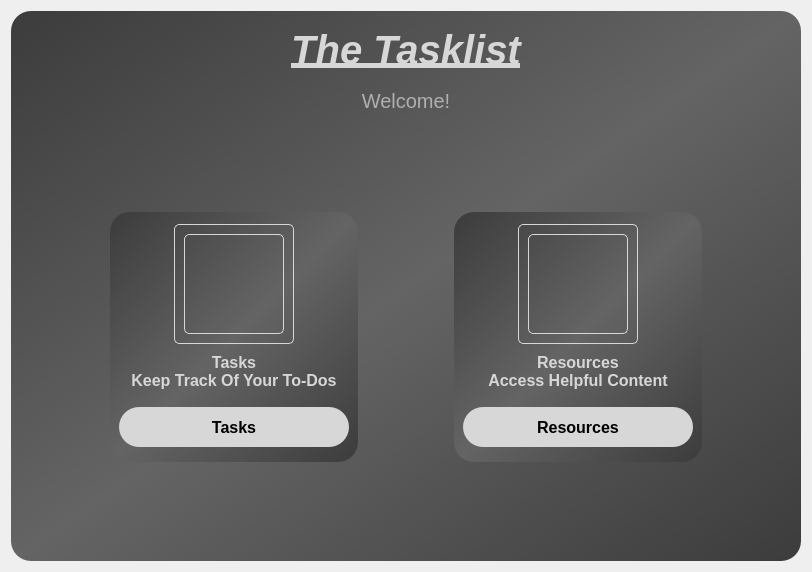
      <widget class="QWidget" name="StartUpPage">
       <layout class="QVBoxLayout" name="verticalLayout_2">
        <item>
         <widget class="QFrame" name="StartUpPageBG">
          <property name="enabled">
           <bool>true</bool>
          </property>
          <property name="sizePolicy">
           <sizepolicy hsizetype="Expanding" vsizetype="Expanding">
            <horstretch>0</horstretch>
            <verstretch>0</verstretch>
           </sizepolicy>
          </property>
          <property name="styleSheet">
           <string notr="true">background-color: rgb(118, 118, 118);
border-radius: 20px;
background-color: qlineargradient(spread:reflect, x1:0.5, y1:0.5, x2:0, y2:0, stop:0 rgba(100, 100, 100, 255), stop:1 rgba(60, 60, 60, 255));</string>
          </property>
          <property name="frameShape">
           <enum>QFrame::StyledPanel</enum>
          </property>
          <property name="frameShadow">
           <enum>QFrame::Raised</enum>
          </property>
          <layout class="QVBoxLayout" name="verticalLayout_4">
           <item>
            <widget class="QLabel" name="AppNameLabel">
             <property name="sizePolicy">
              <sizepolicy hsizetype="Expanding" vsizetype="Fixed">
               <horstretch>0</horstretch>
               <verstretch>0</verstretch>
              </sizepolicy>
             </property>
             <property name="minimumSize">
              <size>
               <width>0</width>
               <height>60</height>
              </size>
             </property>
             <property name="baseSize">
              <size>
               <width>0</width>
               <height>0</height>
              </size>
             </property>
             <property name="font">
              <font>
               <pointsize>30</pointsize>
               <italic>true</italic>
               <bold>true</bold>
               <underline>true</underline>
               <kerning>true</kerning>
              </font>
             </property>
             <property name="autoFillBackground">
              <bool>false</bool>
             </property>
             <property name="styleSheet">
              <string notr="true">background-color: transparent;
color: rgb(215, 215, 215);</string>
             </property>
             <property name="text">
              <string>The Tasklist</string>
             </property>
             <property name="scaledContents">
              <bool>true</bool>
             </property>
             <property name="alignment">
              <set>Qt::AlignCenter</set>
             </property>
            </widget>
           </item>
           <item>
            <widget class="QLabel" name="WelcomeLabel">
             <property name="enabled">
              <bool>true</bool>
             </property>
             <property name="sizePolicy">
              <sizepolicy hsizetype="Expanding" vsizetype="Fixed">
               <horstretch>0</horstretch>
               <verstretch>0</verstretch>
              </sizepolicy>
             </property>
             <property name="minimumSize">
              <size>
               <width>0</width>
               <height>30</height>
              </size>
             </property>
             <property name="baseSize">
              <size>
               <width>0</width>
               <height>0</height>
              </size>
             </property>
             <property name="font">
              <font>
               <pointsize>15</pointsize>
               <italic>false</italic>
               <bold>false</bold>
               <underline>false</underline>
               <kerning>true</kerning>
              </font>
             </property>
             <property name="styleSheet">
              <string notr="true">background-color: transparent;
color: rgb(175, 175, 175);</string>
             </property>
             <property name="text">
              <string>Welcome!</string>
             </property>
             <property name="scaledContents">
              <bool>true</bool>
             </property>
             <property name="alignment">
              <set>Qt::AlignCenter</set>
             </property>
            </widget>
           </item>
           <item>
            <layout class="QHBoxLayout" name="HLayoutContent">
             <item>
              <spacer name="horizontalSpacer">
               <property name="orientation">
                <enum>Qt::Horizontal</enum>
               </property>
               <property name="sizeType">
                <enum>QSizePolicy::Fixed</enum>
               </property>
               <property name="sizeHint" stdset="0">
                <size>
                 <width>90</width>
                 <height>20</height>
                </size>
               </property>
              </spacer>
             </item>
             <item>
              <layout class="QVBoxLayout" name="VLayoutTasks">
               <item>
                <spacer name="verticalSpacer_21">
                 <property name="orientation">
                  <enum>Qt::Vertical</enum>
                 </property>
                 <property name="sizeType">
                  <enum>QSizePolicy::MinimumExpanding</enum>
                 </property>
                 <property name="sizeHint" stdset="0">
                  <size>
                   <width>20</width>
                   <height>90</height>
                  </size>
                 </property>
                </spacer>
               </item>
               <item>
                <widget class="QFrame" name="TasksBackground">
                 <property name="sizePolicy">
                  <sizepolicy hsizetype="Expanding" vsizetype="Expanding">
                   <horstretch>0</horstretch>
                   <verstretch>0</verstretch>
                  </sizepolicy>
                 </property>
                 <property name="minimumSize">
                  <size>
                   <width>0</width>
                   <height>250</height>
                  </size>
                 </property>
                 <property name="styleSheet">
                  <string notr="true">QFrame#TasksBackground
{
	background-color: rgb(70,70,70);

	border-width: 2px;
	border-radius: 20px;
	border-color: rgb(215, 215, 215);
	border-style: solid;
};</string>
                 </property>
                 <property name="frameShape">
                  <enum>QFrame::StyledPanel</enum>
                 </property>
                 <property name="frameShadow">
                  <enum>QFrame::Raised</enum>
                 </property>
                 <layout class="QVBoxLayout" name="verticalLayout_9">
                  <item alignment="Qt::AlignHCenter">
                   <widget class="QFrame" name="TasksImg">
                    <property name="sizePolicy">
                     <sizepolicy hsizetype="Fixed" vsizetype="Fixed">
                      <horstretch>0</horstretch>
                      <verstretch>0</verstretch>
                     </sizepolicy>
                    </property>
                    <property name="minimumSize">
                     <size>
                      <width>120</width>
                      <height>120</height>
                     </size>
                    </property>
                    <property name="layoutDirection">
                     <enum>Qt::LeftToRight</enum>
                    </property>
                    <property name="autoFillBackground">
                     <bool>false</bool>
                    </property>
                    <property name="styleSheet">
                     <string notr="true">background-color: transparent;

border-width: 1px;
border-radius: 5px;
border-color: rgb(215, 215, 215);
border-style: solid;</string>
                    </property>
                    <property name="frameShape">
                     <enum>QFrame::StyledPanel</enum>
                    </property>
                    <property name="frameShadow">
                     <enum>QFrame::Raised</enum>
                    </property>
                    <layout class="QVBoxLayout" name="verticalLayout_5">
                     <item>
                      <widget class="QLabel" name="TaskLogo">
                       <property name="autoFillBackground">
                        <bool>false</bool>
                       </property>
                       <property name="text">
                        <string/>
                       </property>
                       <property name="pixmap">
                        <pixmap resource="Resources.qrc">:/icons/Images/TempIcon.png</pixmap>
                       </property>
                       <property name="alignment">
                        <set>Qt::AlignCenter</set>
                       </property>
                      </widget>
                     </item>
                    </layout>
                   </widget>
                  </item>
                  <item alignment="Qt::AlignHCenter">
                   <widget class="QLabel" name="TasksDesc">
                    <property name="sizePolicy">
                     <sizepolicy hsizetype="Fixed" vsizetype="Fixed">
                      <horstretch>0</horstretch>
                      <verstretch>0</verstretch>
                     </sizepolicy>
                    </property>
                    <property name="minimumSize">
                     <size>
                      <width>230</width>
                      <height>45</height>
                     </size>
                    </property>
                    <property name="font">
                     <font>
                      <pointsize>12</pointsize>
                      <bold>true</bold>
                     </font>
                    </property>
                    <property name="styleSheet">
                     <string notr="true">background-color: transparent;
color: rgb(215, 215, 215);</string>
                    </property>
                    <property name="text">
                     <string>Tasks
Keep Track Of Your To-Dos</string>
                    </property>
                    <property name="scaledContents">
                     <bool>false</bool>
                    </property>
                    <property name="alignment">
                     <set>Qt::AlignHCenter|Qt::AlignTop</set>
                    </property>
                    <property name="wordWrap">
                     <bool>false</bool>
                    </property>
                   </widget>
                  </item>
                  <item>
                   <widget class="QPushButton" name="TasksButton">
                    <property name="sizePolicy">
                     <sizepolicy hsizetype="MinimumExpanding" vsizetype="Fixed">
                      <horstretch>0</horstretch>
                      <verstretch>0</verstretch>
                     </sizepolicy>
                    </property>
                    <property name="minimumSize">
                     <size>
                      <width>80</width>
                      <height>40</height>
                     </size>
                    </property>
                    <property name="font">
                     <font>
                      <pointsize>12</pointsize>
                      <bold>true</bold>
                     </font>
                    </property>
                    <property name="cursor">
                     <cursorShape>PointingHandCursor</cursorShape>
                    </property>
                    <property name="styleSheet">
                     <string notr="true">QPushButton#TasksButton
{
	background-color: rgb(215, 215, 215);
	color: dark-gray;
}

QPushButton:hover#TasksButton
{
	background-color: rgb(180, 180, 180);
}</string>
                    </property>
                    <property name="text">
                     <string>Tasks</string>
                    </property>
                   </widget>
                  </item>
                 </layout>
                </widget>
               </item>
               <item>
                <spacer name="verticalSpacer_22">
                 <property name="orientation">
                  <enum>Qt::Vertical</enum>
                 </property>
                 <property name="sizeType">
                  <enum>QSizePolicy::MinimumExpanding</enum>
                 </property>
                 <property name="sizeHint" stdset="0">
                  <size>
                   <width>20</width>
                   <height>90</height>
                  </size>
                 </property>
                </spacer>
               </item>
              </layout>
             </item>
             <item>
              <spacer name="horizontalSpacer_2">
               <property name="orientation">
                <enum>Qt::Horizontal</enum>
               </property>
               <property name="sizeType">
                <enum>QSizePolicy::Preferred</enum>
               </property>
               <property name="sizeHint" stdset="0">
                <size>
                 <width>90</width>
                 <height>20</height>
                </size>
               </property>
              </spacer>
             </item>
             <item>
              <layout class="QVBoxLayout" name="VLayoutResources">
               <item>
                <spacer name="verticalSpacer_3">
                 <property name="orientation">
                  <enum>Qt::Vertical</enum>
                 </property>
                 <property name="sizeType">
                  <enum>QSizePolicy::MinimumExpanding</enum>
                 </property>
                 <property name="sizeHint" stdset="0">
                  <size>
                   <width>20</width>
                   <height>90</height>
                  </size>
                 </property>
                </spacer>
               </item>
               <item>
                <widget class="QFrame" name="ResourcesBackground">
                 <property name="sizePolicy">
                  <sizepolicy hsizetype="Expanding" vsizetype="Expanding">
                   <horstretch>0</horstretch>
                   <verstretch>0</verstretch>
                  </sizepolicy>
                 </property>
                 <property name="minimumSize">
                  <size>
                   <width>0</width>
                   <height>250</height>
                  </size>
                 </property>
                 <property name="styleSheet">
                  <string notr="true">QFrame#ResourcesBackground
{
	background-color: rgb(70,70,70);

	border-width: 2px;
	border-radius: 20px;
	border-color: rgb(215, 215, 215);
	border-style: solid;
};</string>
                 </property>
                 <property name="frameShape">
                  <enum>QFrame::StyledPanel</enum>
                 </property>
                 <property name="frameShadow">
                  <enum>QFrame::Raised</enum>
                 </property>
                 <layout class="QVBoxLayout" name="verticalLayout_10">
                  <item alignment="Qt::AlignHCenter">
                   <widget class="QFrame" name="ResourcesImg">
                    <property name="sizePolicy">
                     <sizepolicy hsizetype="Fixed" vsizetype="Fixed">
                      <horstretch>0</horstretch>
                      <verstretch>0</verstretch>
                     </sizepolicy>
                    </property>
                    <property name="minimumSize">
                     <size>
                      <width>120</width>
                      <height>120</height>
                     </size>
                    </property>
                    <property name="styleSheet">
                     <string notr="true">background-color: transparent;

border-width: 1px;
border-radius: 5px;
border-color: rgb(215, 215, 215);
border-style: solid;</string>
                    </property>
                    <property name="frameShape">
                     <enum>QFrame::Box</enum>
                    </property>
                    <property name="frameShadow">
                     <enum>QFrame::Raised</enum>
                    </property>
                    <layout class="QVBoxLayout" name="verticalLayout_6">
                     <item>
                      <widget class="QLabel" name="ResourceLogo">
                       <property name="autoFillBackground">
                        <bool>false</bool>
                       </property>
                       <property name="text">
                        <string/>
                       </property>
                       <property name="pixmap">
                        <pixmap resource="Resources.qrc">:/icons/Images/icons8-advice-64.png</pixmap>
                       </property>
                       <property name="alignment">
                        <set>Qt::AlignCenter</set>
                       </property>
                      </widget>
                     </item>
                    </layout>
                   </widget>
                  </item>
                  <item alignment="Qt::AlignHCenter">
                   <widget class="QLabel" name="ResourcesDesc">
                    <property name="sizePolicy">
                     <sizepolicy hsizetype="Fixed" vsizetype="Fixed">
                      <horstretch>0</horstretch>
                      <verstretch>0</verstretch>
                     </sizepolicy>
                    </property>
                    <property name="minimumSize">
                     <size>
                      <width>230</width>
                      <height>45</height>
                     </size>
                    </property>
                    <property name="font">
                     <font>
                      <pointsize>12</pointsize>
                      <bold>true</bold>
                     </font>
                    </property>
                    <property name="styleSheet">
                     <string notr="true">background-color: transparent;
color: rgb(215, 215, 215);</string>
                    </property>
                    <property name="text">
                     <string>Resources
Access Helpful Content</string>
                    </property>
                    <property name="scaledContents">
                     <bool>false</bool>
                    </property>
                    <property name="alignment">
                     <set>Qt::AlignHCenter|Qt::AlignTop</set>
                    </property>
                    <property name="wordWrap">
                     <bool>false</bool>
                    </property>
                   </widget>
                  </item>
                  <item>
                   <widget class="QPushButton" name="ResourcesButton">
                    <property name="sizePolicy">
                     <sizepolicy hsizetype="MinimumExpanding" vsizetype="Fixed">
                      <horstretch>0</horstretch>
                      <verstretch>0</verstretch>
                     </sizepolicy>
                    </property>
                    <property name="minimumSize">
                     <size>
                      <width>80</width>
                      <height>40</height>
                     </size>
                    </property>
                    <property name="font">
                     <font>
                      <pointsize>12</pointsize>
                      <bold>true</bold>
                     </font>
                    </property>
                    <property name="cursor">
                     <cursorShape>PointingHandCursor</cursorShape>
                    </property>
                    <property name="styleSheet">
                     <string notr="true">QPushButton#ResourcesButton
{
background-color: rgb(215, 215, 215);
color: dark-gray;
}

QPushButton:hover#ResourcesButton
{
	background-color: rgb(180, 180, 180);
}</string>
                    </property>
                    <property name="text">
                     <string>Resources</string>
                    </property>
                   </widget>
                  </item>
                 </layout>
                </widget>
               </item>
               <item>
                <spacer name="verticalSpacer_4">
                 <property name="orientation">
                  <enum>Qt::Vertical</enum>
                 </property>
                 <property name="sizeType">
                  <enum>QSizePolicy::MinimumExpanding</enum>
                 </property>
                 <property name="sizeHint" stdset="0">
                  <size>
                   <width>20</width>
                   <height>90</height>
                  </size>
                 </property>
                </spacer>
               </item>
              </layout>
             </item>
             <item>
              <spacer name="horizontalSpacer_3">
               <property name="orientation">
                <enum>Qt::Horizontal</enum>
               </property>
               <property name="sizeType">
                <enum>QSizePolicy::Fixed</enum>
               </property>
               <property name="sizeHint" stdset="0">
                <size>
                 <width>90</width>
                 <height>20</height>
                </size>
               </property>
              </spacer>
             </item>
            </layout>
           </item>
          </layout>
         </widget>
        </item>
       </layout>
      </widget>
